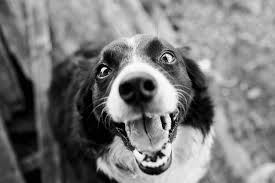
#> input picture Lab-4/images/img1.jpg, 275 x 183 px
$ python Assignment-IG2.py
#> lines starting #> are read from the running program, lines starting #| are printed output that depends on the picture; after the words box and inside, x2 and y2 are one past the last pixel; in counts of white or black regions, pixels touching at a corner belong together; long printed decimals are rounded


import os, cv2, numpy as np, pandas as pd, matplotlib.pyplot as plt
from math import log10

# CONFIG
IMAGE_DIR = "images"
IMAGE_FILES = ["img1.jpg", "img2.jpg", "img3.jpg", "img4.jpg"]
OUTPUT_DIR = "outputs"
os.makedirs(OUTPUT_DIR, exist_ok=True)

EPS = 1e-12

# HELPERS
def load_gray(path):
    img = cv2.imread(path, cv2.IMREAD_GRAYSCALE)
    if img is None:
        raise FileNotFoundError(f"Could not read image: {path}")
    return img

def binarize(gray):
    """Otsu threshold; ensure foreground is white."""
    _, th = cv2.threshold(gray, 0, 255, cv2.THRESH_BINARY + cv2.THRESH_OTSU)
    if np.sum(th == 255) < np.sum(th == 0):
        th = cv2.bitwise_not(th)
    return th

def hu_1to4_on_mask(gray):
    """Compute Hu moments 1..4 on binarized mask; log transform: -sign(h) * log10(|h|+eps)."""
    mask = binarize(gray)
    m = cv2.moments(mask)
    hu = cv2.HuMoments(m).flatten()
    hu_log = -np.sign(hu) * np.log10(np.abs(hu) + EPS)
    return hu_log[:4]

def chi_squared(f, g):
    f, g = f.astype(float), g.astype(float)
    return float(np.sum(((f - g) ** 2) / (f + g + EPS)))


def rotate(gray, angle=45):
    h, w = gray.shape
    M = cv2.getRotationMatrix2D((w/2, h/2), angle, 1.0)
    return cv2.warpAffine(gray, M, (w, h), flags=cv2.INTER_LINEAR, borderMode=cv2.BORDER_REPLICATE)

def translate(gray, tx=30, ty=30):
    h, w = gray.shape
    M = np.float32([[1, 0, tx], [0, 1, ty]])
    return cv2.warpAffine(gray, M, (w, h), flags=cv2.INTER_LINEAR, borderMode=cv2.BORDER_REPLICATE)

def scale_canvas(gray, factor=0.5):
    """Scale to factor then paste centered on a black canvas of original size."""
    h, w = gray.shape
    scaled = cv2.resize(gray, (max(1,int(w*factor)), max(1,int(h*factor))), interpolation=cv2.INTER_LINEAR)
    canvas = np.zeros_like(gray)
    y = (h - scaled.shape[0]) // 2
    x = (w - scaled.shape[1]) // 2
    canvas[y:y+scaled.shape[0], x:x+scaled.shape[1]] = scaled
    return canvas

def mirror_h(gray):
    return cv2.flip(gray, 1)

def contrast(gray, alpha=1.3, beta=20):
    return cv2.convertScaleAbs(gray, alpha=alpha, beta=beta)

def center_patch(gray, k=5):
    h, w = gray.shape
    cy, cx = h // 2, w // 2
    r = k // 2
    patch = gray[max(0,cy-r):min(h,cy+r+1), max(0,cx-r):min(w,cx+r+1)]
    if patch.shape != (k, k):
        patch = cv2.copyMakeBorder(
            patch,
            0, max(0, k - patch.shape[0]),
            0, max(0, k - patch.shape[1]),
            cv2.BORDER_REPLICATE
        )[:k, :k]
    return patch

def build_variants(gray):
    return {
        "Original": gray,
        "Scaled 0.5×": scale_canvas(gray, 0.5),
        "Contrast +20": contrast(gray, 1.3, 20),
        "Mirrored (H)": mirror_h(gray),
        "Rotated 45°": rotate(gray, 45),
        "Translated (+30,+30)": translate(gray, 30, 30),
    }

def montage_3x2(variants_dict, title, savepath=None, upsize=256):
    order = [
        ("Original (Grayscale)", "Original"),
        ("Scaled 0.5×", "Scaled 0.5×"),
        ("Contrast +20", "Contrast +20"),
        ("Mirrored (H)", "Mirrored (H)"),
        ("Rotated 45°", "Rotated 45°"),
        ("Translated (+30,+30)", "Translated (+30,+30)")
    ]

    fig, axes = plt.subplots(2, 3, figsize=(10, 6))
    fig.suptitle(f"Hu Moments — {title}", fontsize=15, fontweight='bold')

    for ax, (label, key) in zip(axes.ravel(), order):
        img = cv2.resize(variants_dict[key], (upsize, upsize), interpolation=cv2.INTER_LINEAR)
        ax.imshow(img, cmap='gray', vmin=0, vmax=255)
        ax.set_title(label, fontsize=11, pad=15)
        ax.axis('off')

    plt.tight_layout(rect=[0, 0, 1, 0.95])
    plt.show()

    if savepath:
        fig.savefig(savepath, dpi=300, bbox_inches='tight')
        print(f"✅ Saved labeled montage: {savepath}")


def print_hu_table(variants_dict, img_title):
    rows = []
    order = ["Original", "Scaled 0.5×", "Contrast +20", "Mirrored (H)", "Rotated 45°", "Translated (+30,+30)"]
    for k in order:
        phi = hu_1to4_on_mask(variants_dict[k])
        rows.append([k, f"{phi[0]:.6f}", f"{phi[1]:.6f}", f"{phi[2]:.6f}", f"{phi[3]:.6f}"])
    df = pd.DataFrame(rows, columns=["Variant", "ϕ1", "ϕ2", "ϕ3", "ϕ4"])
    print(f"\n=== {img_title} — Hu Moments (log-transformed) ===")
    print(df.to_string(index=False))
    return df

def print_distances(variants_dict, img_title):
    base = hu_1to4_on_mask(variants_dict["Original"])
    queries = ["Rotated 45°", "Scaled 0.5×", "Mirrored (H)"]
    rows = []
    for q in queries:
        d = chi_squared(base, hu_1to4_on_mask(variants_dict[q]))
        rows.append([q, f"{d:.6g}"])
    df = pd.DataFrame(rows, columns=["Query Variant", "Chi-squared vs Original"])
    print(f"\n=== {img_title} — 3 Query Distances (vs Original) ===")
    print(df.to_string(index=False))
    return df

#Main
all_loaded = []
for i, fname in enumerate(IMAGE_FILES, start=1):
    path = os.path.join(IMAGE_DIR, fname)
    try:
        img = load_gray(path)
#> in load_gray, img is the input picture: shape (183, 275); min 0, max 255, mean 120.7
    except FileNotFoundError as e:
        print(f"⚠️ {e}")
        continue

    title = f"Image {i} ({fname})"
    vars_dict = build_variants(img)
#> in mirror_h, `return cv2.flip(gray, 1)`:
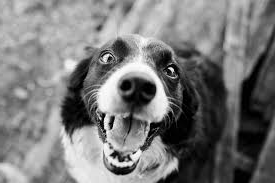
#> returned value: shape (183, 275); min 0, max 255, mean 120.7
#> in rotate, `h, w = gray.shape`: h = 183; w = 275
#> in rotate, `M = cv2.getRotationMatrix2D((w/2, h/2), angle, 1.0)`: M = [[0.707, 0.707, -24.43], [-0.707, 0.707, 124]]
#> in rotate, `return cv2.warpAffine(gray, M, (w, h), flags=cv2.INTER_LINEAR, borderM..`:
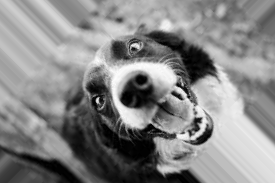
#> returned value: shape (183, 275); min 0, max 254, mean 134.5
#> in translate, `h, w = gray.shape`: h = 183; w = 275
#> in translate, `return cv2.warpAffine(gray, M, (w, h), flags=cv2.INTER_LINEAR, borderM..`:
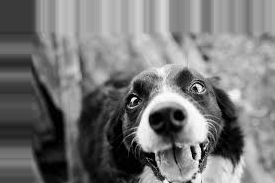
#> returned value: shape (183, 275); min 0, max 255, mean 118.7
#> vars_dict = 6 items

    # 1) Print Hu tables
    print_hu_table(vars_dict, title)
#> the loop in print_hu_table, `for k in order:` made 6 passes
#> hu_log in hu_1to4_on_mask on passes 1 to 6: [2.98, 6.82, 9.64, 10.25, 12, 11.99, 12], [3.01, 6.84, 11.74, 11.41, 12, 12, 12], [2.99, 6.81, 9.68, 10.27, 12, 11.99, 12], [2.98, 6.82, 9.64, 10.25, 12, 11.99, -12], [2.95, 6.47, 10.12, 11.08, -12, -12, 12], [3, 6.87, 10.05, 10.45, -12, -12, 12]
#> pass 1, in binarize, `_, th = cv2.threshold(gray, 0, 255, cv2.THRESH_BINARY + cv2.THRESH_OTSU)`:
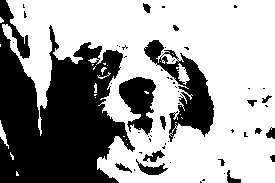
#> th: shape (183, 275); 62.4% white; 57 black regions (41 under 20 px), largest, box (x1, y1, x2, y2) and area: (0, 0, 135, 183) 14124, (144, 40, 214, 142) 2519, (119, 77, 156, 135) 1297
#> in print_hu_table, `df = pd.DataFrame(rows, columns=["Variant", "ϕ1", "ϕ2", "ϕ3", "ϕ4"])`: df = table of 6 rows and 5 columns
#|              Variant       ϕ1       ϕ2        ϕ3        ϕ4
#|             Original 2.984 6.824  9.638 10.254
#|          Scaled 0.5× 3.007 6.836 11.744 11.414
#|         Contrast +20 2.989 6.812  9.680 10.270
#|         Mirrored (H) 2.984 6.824  9.638 10.254
#|          Rotated 45° 2.954 6.468 10.115 11.084
#| Translated (+30,+30) 2.995 6.871 10.048 10.449

    # 2) Print Chi-squared distances
    print_distances(vars_dict, title)
#> in print_distances, `base = hu_1to4_on_mask(variants_dict["Original"])`: base = [2.98, 6.82, 9.64, 10.25]
#> the loop in print_distances, `for q in queries:` made 3 passes
#> (hu_log in hu_1to4_on_mask, d) on passes 1 to 3: ([2.95, 6.47, 10.12, 11.08, -12, -12, 12], 0.0535), ([3.01, 6.84, 11.74, 11.41, 12, 12, 12], 0.27), ([2.98, 6.82, 9.64, 10.25, 12, 11.99, -12], 1.33e-30)
#> pass 1, in binarize (call 8), `_, th = cv2.threshold(gray, 0, 255, cv2.THRESH_BINARY + cv2.THRESH_OTSU)`:
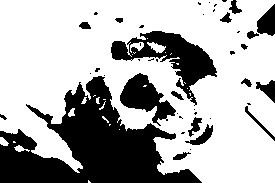
#> th: shape (183, 275); 68.4% white; 43 black regions (25 under 20 px), largest, box (x1, y1, x2, y2) and area: (0, 76, 202, 183) 10121, (111, 31, 217, 106) 2683, (120, 73, 176, 126) 1355
#> after the loop in print_distances, `for q in queries:`: rows = [['Rotated 45°', '0.0535173'], ['Scaled 0.5×', '0.269676'], ['Mirrored (H)', '1.32805e-30']]
#> in print_distances, `df = pd.DataFrame(rows, columns=["Query Variant", "Chi-squared vs Orig..`: df = table of 3 rows and 2 columns
#| Query Variant Chi-squared vs Original
#|   Rotated 45°               0.05352
#|   Scaled 0.5×                0.2697
#|  Mirrored (H)             1.32805e-30

    # 3) Show montage
    out_path = os.path.join(OUTPUT_DIR, f"img{i}_montage.png")
    montage_3x2(vars_dict, title, savepath=out_path)
#> the loop in montage_3x2, `for ax, (label, key) in zip(axes.ravel(), order):` made 6 passes
#> pass 1, in montage_3x2, `img = cv2.resize(variants_dict[key], (upsize, upsize), interpolation=c..`:
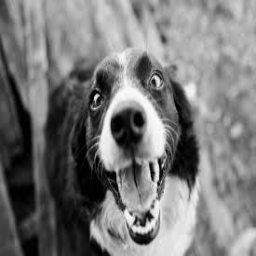
#> img: shape (256, 256); min 0, max 254, mean 120.5
#> in montage_3x2, `plt.show()`:
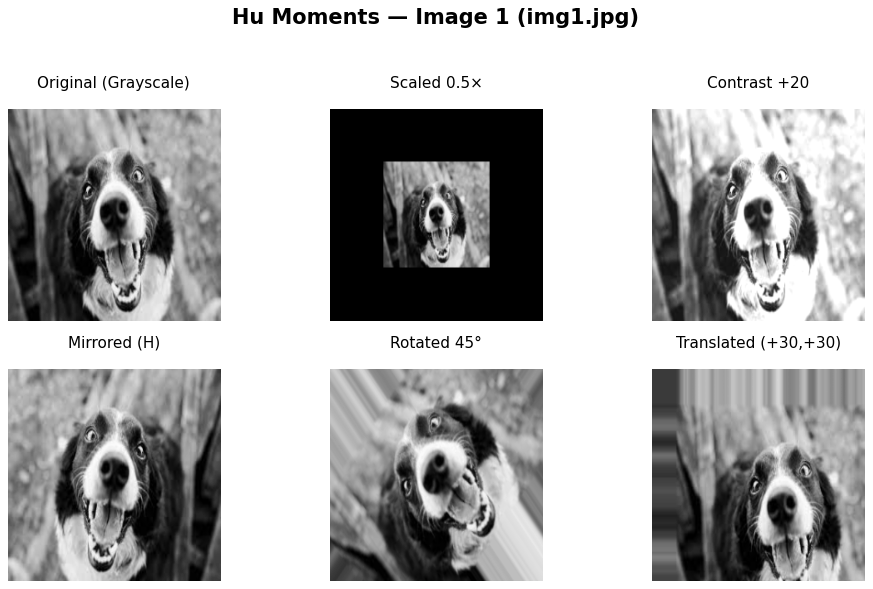
#> figure drawn by matplotlib, 6 panels

    all_loaded.append(img)
#> pass 2 of the loop `for i, fname in enumerate(IMAGE_FILES, start=1):`:
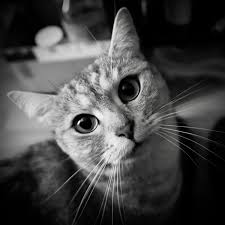
#> input picture Lab-4/images/img2.jpg, 225 x 225 px
#> scaled: shape (112, 112)
#> the loop in print_hu_table (call 2), `for k in order:` made 6 passes
#> hu_log in hu_1to4_on_mask on passes 1 to 6: [2.93, 8.04, 11.4, 10.25, -12, -12, 12], [3.1, 10.89, 12, 11.87, -12, -12, 12], [2.92, 7.96, 11.33, 10.2, -12, -12, 12], [2.93, 8.04, 11.4, 10.25, -12, -12, -12], [2.94, 8.11, 11.44, 10.29, -12, -12, 12], [2.91, 9.08, 11.74, 10.58, 12, -12, -12]
#> pass 1, in binarize (call 11), `_, th = cv2.threshold(gray, 0, 255, cv2.THRESH_BINARY + cv2.THRESH_OTSU)`:
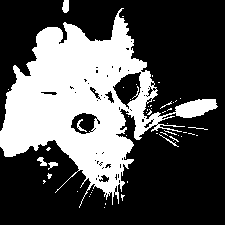
#> th: shape (225, 225); 33.2% white; 52 white regions (45 under 20 px), largest, box (x1, y1, x2, y2) and area: (0, 8, 218, 208) 16367, (62, 0, 69, 13) 75, (37, 157, 47, 166) 50
#|              Variant       ϕ1        ϕ2        ϕ3        ϕ4
#|             Original 2.928  8.036 11.399 10.246
#|          Scaled 0.5× 3.101 10.894 12.000 11.868
#|         Contrast +20 2.917  7.960 11.330 10.197
#|         Mirrored (H) 2.928  8.036 11.399 10.246
#|          Rotated 45° 2.940  8.108 11.440 10.289
#> (further printed lines are left out)
#> the loop in print_distances (call 2), `for q in queries:` made 3 passes
#> (hu_log in hu_1to4_on_mask, d) on passes 1 to 3: ([2.94, 8.11, 11.44, 10.29, -12, -12, 12], 0.00052), ([3.1, 10.89, 12, 11.87, -12, -12, 12], 0.571), ([2.93, 8.04, 11.4, 10.25, -12, -12, -12], 3.62e-29)
#| Query Variant Chi-squared vs Original
#|   Rotated 45°             0.0005204
#|   Scaled 0.5×                0.5712
#|  Mirrored (H)              3.6246e-29
#> in montage_3x2 (call 2), `plt.show()`:
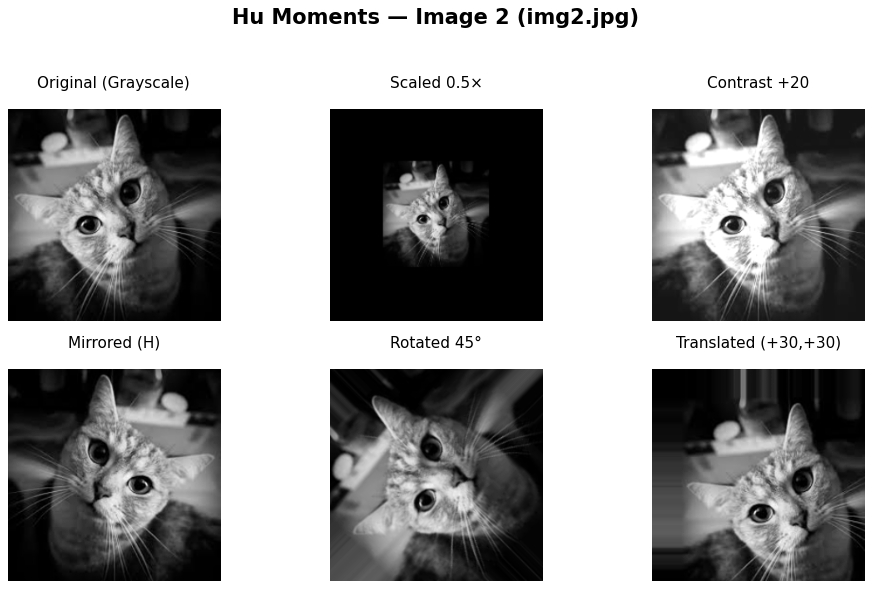
#> figure drawn by matplotlib, 6 panels
#> pass 3 of the loop `for i, fname in enumerate(IMAGE_FILES, start=1):`:
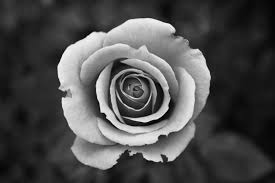
#> input picture Lab-4/images/img3.jpg, 275 x 183 px
#> in load_gray, img is the input picture: shape (183, 275); min 0, max 255, mean 76.5
#> scaled: shape (91, 137)
#> the loop in print_hu_table (call 3), `for k in order:` made 6 passes
#> hu_log in hu_1to4_on_mask on passes 1 to 6: [2.92, 6.59, 11.63, 11.49, 12, 12, -12], [3.09, 7, 12, 12, 12, 12, -12], [2.91, 6.57, 11.62, 11.48, 12, 12, -12], [2.92, 6.59, 11.63, 11.49, 12, 12, 12], [2.92, 6.57, 11.64, 11.49, 12, 12, 12], [2.96, 6.64, 10.57, 10.46, 12, 12, -12]
#> pass 1, in binarize (call 21), `_, th = cv2.threshold(gray, 0, 255, cv2.THRESH_BINARY + cv2.THRESH_OTSU)`:
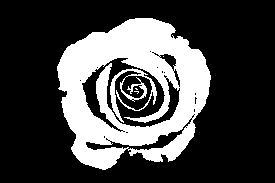
#> th: shape (183, 275); 27% white; 5 white regions (3 under 20 px), largest, box (x1, y1, x2, y2) and area: (57, 18, 211, 170) 12885, (110, 68, 157, 123) 696
#> pass 2, in binarize (call 22), `_, th = cv2.threshold(gray, 0, 255, cv2.THRESH_BINARY + cv2.THRESH_OTSU)`:
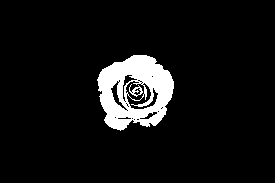
#> th: shape (183, 275); 7.3% white; 2 white regions, box (x1, y1, x2, y2) and area: (97, 55, 174, 131) 3583, (129, 84, 143, 97) 69
#|              Variant       ϕ1       ϕ2        ϕ3        ϕ4
#|             Original 2.921 6.588 11.631 11.493
#|          Scaled 0.5× 3.087 6.995 11.999 11.996
#|         Contrast +20 2.912 6.568 11.619 11.483
#|         Mirrored (H) 2.921 6.588 11.631 11.493
#|          Rotated 45° 2.922 6.566 11.644 11.493
#> (further printed lines are left out)
#| Query Variant Chi-squared vs Original
#|   Rotated 45°             4.50415e-05
#|   Scaled 0.5×               0.03328
#|  Mirrored (H)             4.16395e-29
#> the loop made 4 passes; the first 3 are shown

# 5x5 PATCH
if all_loaded:
    patch = center_patch(all_loaded[0], 5)
#> in center_patch, `h, w = gray.shape`: h = 183; w = 275
#> in center_patch, `cy, cx = h // 2, w // 2`: cy = 91; cx = 137
#> in center_patch, `patch = gray[max(0,cy-r):min(h,cy+r+1), max(0,cx-r):min(w,cx+r+1)]`: patch = [[12, 15, 13, 14, 25], [16, 11, 11, 12, 18], [17, 13, 14, 14, 12], [13, 19, 21, 18, 9], [9, 22, 23, 20, 9]]
    # make transforms, but keep size 5x5 after each step for fairness
    vars_patch = {k: cv2.resize(v, (5,5), interpolation=cv2.INTER_NEAREST)
                  for k, v in build_variants(patch).items()}

    # Tables
    print_hu_table(vars_patch, "Patch 5×5 (from img1 center)")
    # Distances
    def _hu(v): return hu_1to4_on_mask(v)
    base_p = _hu(vars_patch["Original"])
    rows_p = []
    for q in ["Rotated 45°", "Scaled 0.5×", "Mirrored (H)"]:
        rows_p.append([q, f"{chi_squared(base_p, _hu(vars_patch[q])):.6g}"])
    df_p = pd.DataFrame(rows_p, columns=["Query Variant", "Chi-squared vs Original (Patch)"])
    print("\n=== Patch 5×5 — 3 Query Distances (vs Original) ===")
    print(df_p.to_string(index=False))

    # Montage
    up = {k: cv2.resize(v, (256,256), interpolation=cv2.INTER_NEAREST) for k, v in vars_patch.items()}
    montage_3x2(up, "Patch 5×5 (upsampled)", savepath=os.path.join(OUTPUT_DIR, "patch5x5_montage.png"))
else:
    print("No images loaded; patch step skipped.")
